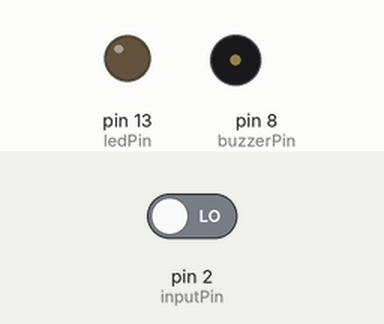
This sketch was run on a simulated Arduino Uno, built with avr-gcc and run on an emulated ATmega328P. Parts: output pins drawn as LEDs (lit = HIGH), buzzer (waves = sounding, pin HIGH). The inputs (shaded band) are chosen by the test bench; at power-on: pin 2 (inputPin) LOW.

Above: at 1.2 s.
1.3 s: pin 2 (inputPin) driven HIGH
At 2.5 s:
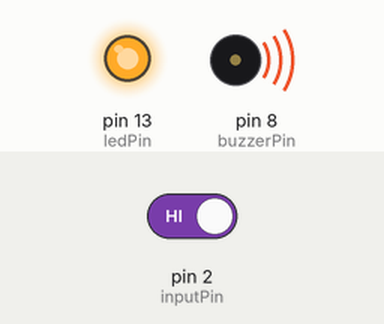
2.8 s: pin 2 (inputPin) driven LOW
At 3.6 s:
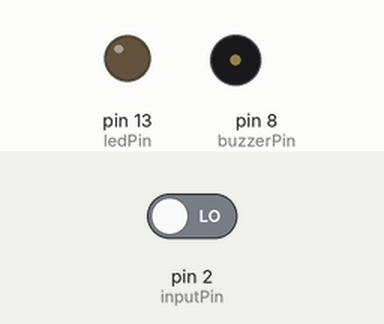
Timing chart, 0 to 5.8 s (numbered marks = the images above; inputs shaded):
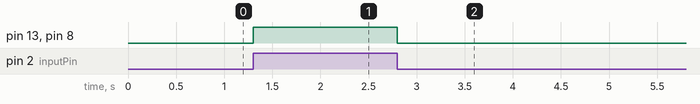

Measured:
- after the input at 1.3 s, pin 13 (ledPin), pin 8 (buzzerPin): LOW → HIGH at once
- after the input at 2.8 s, pin 13 (ledPin), pin 8 (buzzerPin): HIGH → LOW at once

The sketch:

Sensor_PIR.ino
```cpp
int ledPin = 13; // Memilih pin untuk LED
int inputPin = 2; // Memilih input pin (untuk sensor PIR)
int buzzerPin = 8; // Pin buzzer

void setup() {
  pinMode(ledPin, OUTPUT); // Mendeklarasikan LED sebagai output
  pinMode(inputPin, INPUT); // Mendeklarasikan sensor sebagai input
  pinMode(buzzerPin, OUTPUT); // Mendeklarasikan buzzer sebagai output
  Serial.begin(9600);
}

void loop() {
  int pirState = digitalRead(inputPin); // Membaca status pin sensor PIR

  if (pirState == HIGH) {
    digitalWrite(ledPin, HIGH); // Menyalakan LED
    digitalWrite(buzzerPin, HIGH); // Mengaktifkan buzzer
    delay(500); // Durasi bunyi buzzer

  } else {
    digitalWrite(ledPin, LOW); // Mematikan LED
    digitalWrite(buzzerPin, LOW); // Mematikan buzzer
  }
}
```
